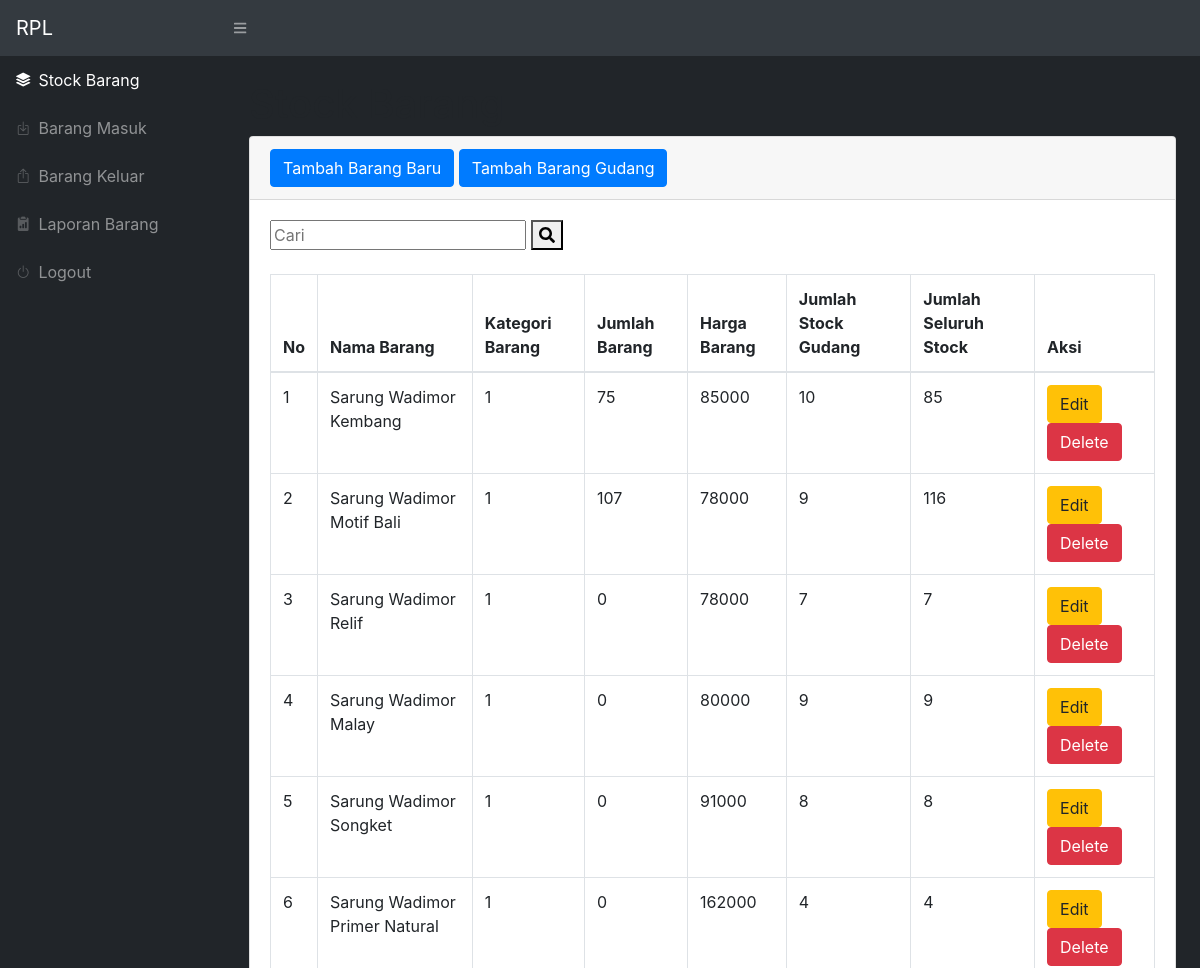
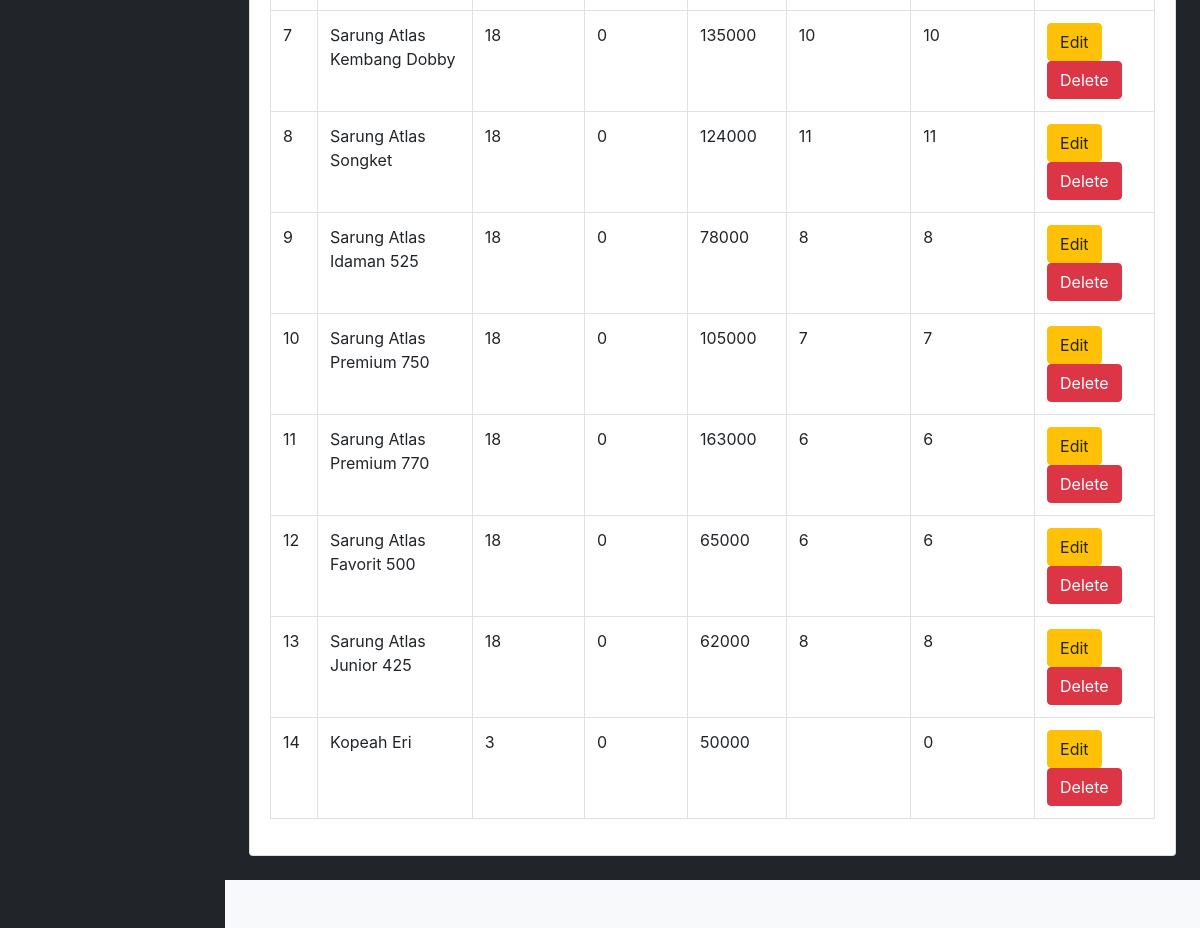
Screenshot of /index.php (signed in) with the database file from the repository (2 pictures, top to bottom).
### tables this page shows
CREATE TABLE `tbl_gudang` (
  `gud_id` int(11) NOT NULL AUTO_INCREMENT,
  `brg_id` int(11) NOT NULL,
  `gud_quantity` int(11) NOT NULL,
  PRIMARY KEY (`gud_id`),
  KEY `brg_id` (`brg_id`),
  CONSTRAINT `tbl_gudang_ibfk_1` FOREIGN KEY (`brg_id`) REFERENCES `tbl_barang` (`brg_id`)
);

CREATE TABLE `tbl_barang` (
  `brg_id` int(11) NOT NULL AUTO_INCREMENT,
  `brg_nama` varchar(100) NOT NULL,
  `brg_kategori` int(11) NOT NULL,
  `brg_quantity` int(11) NOT NULL,
  `brg_harga` int(11) NOT NULL,
  PRIMARY KEY (`brg_id`),
  KEY `brg_kategori` (`brg_kategori`),
  CONSTRAINT `tbl_barang_ibfk_1` FOREIGN KEY (`brg_kategori`) REFERENCES `tbl_kategori` (`kat_id`)
);

### index.php (the view, shortened to what this page needs)
<?php
require 'function.php';
?>
<!DOCTYPE html>
<html lang="en">
    <head>
        <link href="css/styles.css" rel="stylesheet" />
        <link href="https://cdn.datatables.net/1.10.20/css/dataTables.bootstrap4.min.css" rel="stylesheet" />
        <link rel="stylesheet" href="https://cdn.jsdelivr.net/npm/bootstrap-icons@1.8.1/font/bootstrap-icons.css">
    </head>
    <body class="sb-nav-fixed">
        <nav class="sb-topnav navbar navbar-expand navbar-dark bg-dark">
            <a class="navbar-brand" href="index.php">RPL</a>
            <button class="btn btn-link btn-sm order-1 order-lg-0" id="sidebarToggle" href="#"><i class="fas fa-bars"></i></button>
        </nav>
        <div id="layoutSidenav">
            <div id="layoutSidenav_nav">
                <nav class="sb-sidenav accordion sb-sidenav-dark" id="sidenavAccordion">
                    <div class="sb-sidenav-menu">
                        <div class="nav">
                            <a class="nav-link" href="index.php">
                                <div class="sb-nav-link-icon"><i class="bi bi-stack"></i></div>
                                Stock Barang
                            </a>
                            <a class="nav-link" href="brg_masuk.php">
                                <div class="sb-nav-link-icon"><i class="bi bi-box-arrow-in-down"></i></div>
                                Barang Masuk
                            </a>
                            <a class="nav-link" href="brg_keluar.php">
                                <div class="sb-nav-link-icon"><i class="bi bi-box-arrow-up"></i></div>
                                Barang Keluar
                            </a>
                            <a class="nav-link" href="cetak.php">
                                <div class="sb-nav-link-icon"><i class="bi bi-clipboard2-data-fill"></i></div>
                                Laporan Barang
                            </a>
                            <a class="nav-link" href="logout.php">
                                <div class="sb-nav-link-icon"><i class="bi bi-power"></i></div>
                                Logout
                            </a>
                        </div>
                    </div>
                </nav>
            </div>
            <div id="layoutSidenav_content">
                <main>
                    <div class="container-fluid">
                        <h1 class="mt-4">Stock Barang</h1>
                        <div class="card mb-4">
                            <div class="card-header">
                                <button type="button" class="btn btn-primary" data-toggle="modal" data-target="#myModal">
                                    Tambah Barang Baru
                                </button>
                                <button type="button" class="btn btn-primary" data-toggle="modal" data-target="#myModal2">
                                    Tambah Barang Gudang
                                </button>
                            </div>
                            <div class="card-body">
                                <div class ="search-box">
                                    <form method="POST">
                                        <input class="search-txt" type="text" name="keyword" placeholder="Cari">
                                        <button type="submit" class="search-btn" name="pencarian">
                                            <i class="fas fa-search"></i>
                                        </button>
                                    </form>
                                </div>
                                <br>
                                <div class="table-responsive">
                                    <table class="table table-bordered" id="dataTable" width="100%" cellspacing="0">
                                        <thead>
                                            <tr>
                                                <th>No</th>
                                                <th>Nama Barang</th>
                                                <th>Kategori Barang</th>
                                                <th>Jumlah Barang</th>
                                                <th>Harga Barang</th>
                                                <th>Jumlah Stock Gudang</th>
                                                <th>Jumlah Seluruh Stock</th>
                                                <th>Aksi</th>
                                            </tr>
                                        </thead>
                                        <tbody>
                                            <?php
                                                if (isset($query)) {
                                                    $ambilsemuadatastock = $query;
                                                }else{
                                                    $ambilsemuadatastock = mysqli_query($conn, "SELECT * FROM `tbl_barang` m LEFT JOIN `tbl_gudang` s ON s.`brg_id` = m.`brg_id`");
                                                }
                                                $i = 1;
                                                while ($data=mysqli_fetch_array($ambilsemuadatastock)){
                                                    $namabarang = $data['brg_nama'];
                                                    $kategoribarang = $data['brg_kategori'];
                                                    $jumlahbarang = $data['brg_quantity'];
                                                    $hargabarang = $data['brg_harga'];
                                                    $stockgudang = $data['gud_quantity'];
                                                    $stockseluruh = $stockgudang + $jumlahbarang;
                                                    $idb = $data['brg_id'];
                                            ?>
                                            <tr>
                                                <td><?= $i++; ?></td>
                                                <td><?= $namabarang; ?></td>
                                                <td><?= $kategoribarang; ?></td>
                                                <td><?= $jumlahbarang; ?></td>
                                                <td><?= $hargabarang; ?></td>
                                                <td><?= $stockgudang; ?></td>
                                                <td><?=$stockseluruh; ?></td>
                                                <td>
                                                <button type="button" class="btn btn-warning" data-toggle="modal" data-target="#editmodal<?=$idb;?>">
                                                    Edit
                                                </button>
                                                <button type="button" class="btn btn-danger" data-toggle="modal" data-target="#deletemodal<?=$idb;?>">
                                                    Delete
                                                </button>
                                                </td>
                                            </tr>
                                            <?php
                                                 };
                                            ?>
                                        </tbody>
                                    </table>
                                </div>
                            </div>
                        </div>
                    </div>
                </main>
                <footer class="py-4 bg-light mt-auto">
                </footer>
            </div>
        </div>
    </body>
</html>

### rows the page displays
tbl_gudang: brg.brg_nama "Sarung Wadimor Kembang", brg.brg_kategori "1", brg.brg_quantity "75", brg.brg_harga "85000", gud_quantity "10", gud_quantity.brg_quantity "85"
tbl_gudang: brg.brg_nama "Sarung Wadimor Motif Bali", brg.brg_kategori "1", brg.brg_quantity "107", brg.brg_harga "78000", gud_quantity "9", gud_quantity.brg_quantity "116"
tbl_gudang: brg.brg_nama "Sarung Wadimor Relif", brg.brg_kategori "1", brg.brg_quantity "0", brg.brg_harga "78000", gud_quantity "7"
tbl_gudang: brg.brg_nama "Sarung Wadimor Malay", brg.brg_kategori "1", brg.brg_quantity "0", brg.brg_harga "80000", gud_quantity "9"
tbl_gudang: brg.brg_nama "Sarung Wadimor Songket", brg.brg_kategori "1", brg.brg_quantity "0", brg.brg_harga "91000", gud_quantity "8"
tbl_gudang: brg.brg_nama "Sarung Wadimor Primer Natural", brg.brg_kategori "1", brg.brg_quantity "0", brg.brg_harga "162000", gud_quantity "4"
tbl_gudang: brg.brg_nama "Sarung Atlas Kembang Dobby", brg.brg_kategori "18", brg.brg_quantity "0", brg.brg_harga "135000", gud_quantity "10"
tbl_gudang: brg.brg_nama "Sarung Atlas Songket", brg.brg_kategori "18", brg.brg_quantity "0", brg.brg_harga "124000", gud_quantity "11"
tbl_gudang: brg.brg_nama "Sarung Atlas Idaman 525", brg.brg_kategori "18", brg.brg_quantity "0", brg.brg_harga "78000", gud_quantity "8"
tbl_gudang: brg.brg_nama "Sarung Atlas Premium 750", brg.brg_kategori "18", brg.brg_quantity "0", brg.brg_harga "105000", gud_quantity "7"
tbl_gudang: brg.brg_nama "Sarung Atlas Premium 770", brg.brg_kategori "18", brg.brg_quantity "0", brg.brg_harga "163000", gud_quantity "6"
tbl_gudang: brg.brg_nama "Sarung Atlas Favorit 500", brg.brg_kategori "18", brg.brg_quantity "0", brg.brg_harga "65000", gud_quantity "6"
tbl_gudang: brg.brg_nama "Sarung Atlas Junior 425", brg.brg_kategori "18", brg.brg_quantity "0", brg.brg_harga "62000", gud_quantity "8"
tbl_barang: brg_nama "Kopeah Eri", brg_kategori "3", brg_quantity "0", brg_harga "50000"
